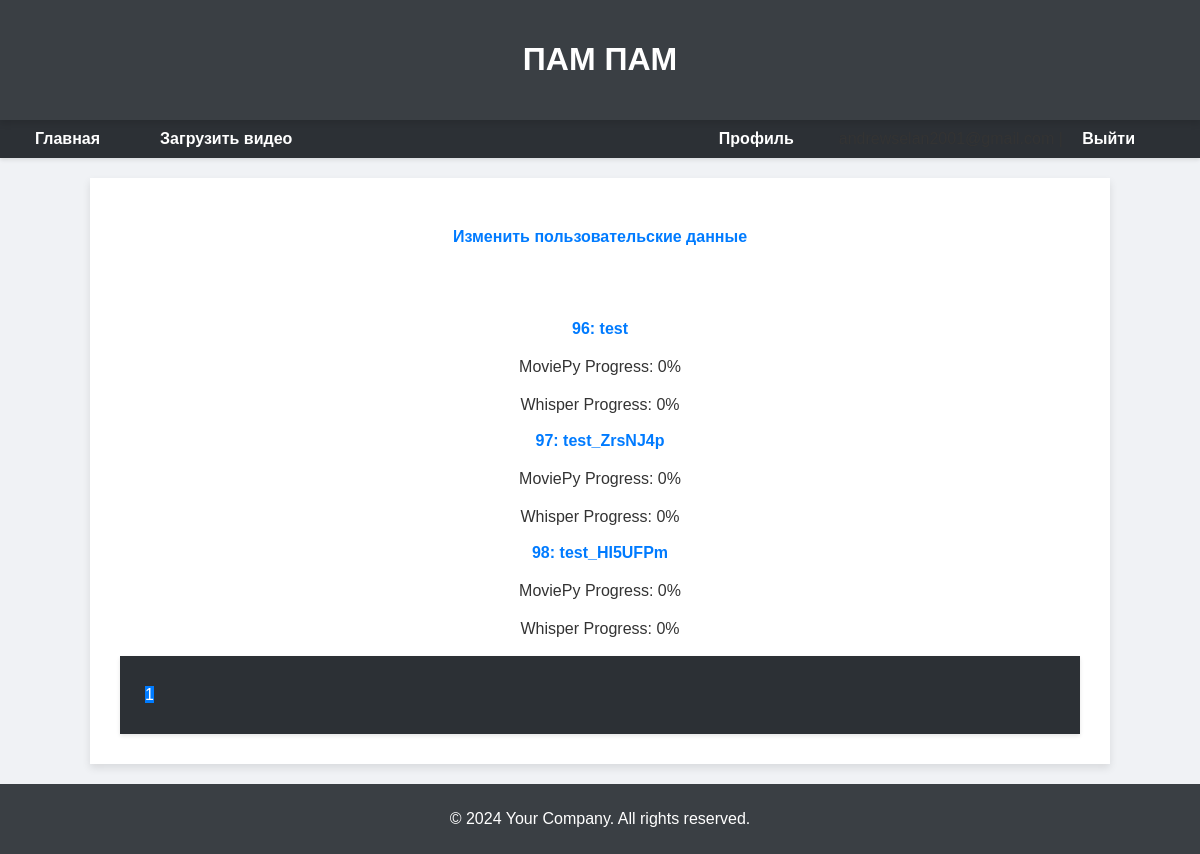
Page /personal_account/ (signed in) on the committed database.
### web_app_auto_subs/models.py (models this page shows)
class UserVideos(models.Model):
    user = models.ForeignKey(get_user_model(), on_delete=models.CASCADE,
                             verbose_name='Пользователь')
    video = models.FileField(upload_to='videos',
                             verbose_name='Видео',
                             validators=[FileExtensionValidator(
                                 allowed_extensions=['mp4'])])
    uploaded_at = models.DateTimeField(auto_now_add=True, verbose_name='Дата загрузки')
    videos_with_subs = models.FileField(
        upload_to='videos_with_subs/',
        null=True, verbose_name='Видео с субтитрами',
        blank=True
    )
    name_of_video = models.CharField(max_length=50,
                                     verbose_name='Название видео', null=True, blank=True)
    make_audio_record = models.BooleanField(null=True, default=False, verbose_name='Нужно ли сделать аудио перевод',)
    def get_absolute_url(self):
        return reverse('watch_video', kwargs={'pk': self.pk})
    class Meta:
        verbose_name = 'Пользовательское видео'
        verbose_name_plural = 'Пользовательские видео'

### web_app_auto_subs/views.py (the view)
# urls.py: path('personal_account/', PersonalAccount.as_view(), name='personal_account'),
class PersonalAccount(LoginRequiredMixin, ContextMixin, ListView):
    template_name: str = 'web_app_auto_subs/personal_account.html'
    context_object_name: str = 'videos'
    paginate_by: int = 5
    def get_queryset(self) -> QuerySet[UserVideos]:
        return UserVideos.objects.filter(user=self.request.user,)
    def get_context_data(self, **kwargs: Any) -> dict[str, Any]:
        context = super().get_context_data(**kwargs)
        context = self.get_mixin_context(context, cur_menu='Профиль')
        video_ids = list(context['videos'].values_list('pk', flat=True))
        context['video_ids'] = video_ids
        return context

### web_app_auto_subs/utils/business_logic/mixins/context_mixin.py (called while the page is built)
    def get_mixin_context(self, context, **kwargs):
        context['menu'] = menu
        context['title'] = 'ПАМ ПАМ'
        context.update(kwargs)
        return context

### templates/web_app_auto_subs/personal_account.html (shortened to what this page needs)
{% extends 'web_app_auto_subs/base.html' %}
{% block content %}
    <a href="{% url 'edit_profile' %}" class="edit-profile-link">Изменить пользовательские данные</a>
    <br><br><br>
    <div id="progressContainer">
        {% for video in videos %}
            <div class="video-item">
                <a href="{{ video.get_absolute_url }}">{{ video.pk }}: {{ video.name_of_video }}</a>
                <br>
                <div class="progressBar">
                    <div>MoviePy Progress: <span id="moviepyText{{ video.pk }}">0%</span></div>
                </div>
                <div class="progressBar">
                    <div>Whisper Progress: <span id="whisperText{{ video.pk }}">0%</span></div>
                </div>
                <br>
            </div>
        {% endfor %}
    </div>
    <nav>
        <ul class="pagination">
            {% for p in paginator.page_range %}
                {% if page_obj.number == p %}
                    <li><span class="current">{{ p }}</span></li>
                {% elif p >= page_obj.number|add:-2 and p <= page_obj.number|add:2 %}
                    <li><a href="?page={{ p }}">{{ p }}</a></li>
                {% endif %}
            {% endfor %}
        </ul>
    </nav>
{% endblock content %}

### web_app_auto_subs/static/web_app_auto_subs/css/styles.css (style rules this page uses)
body { font-family: 'Arial', sans-serif; background-color: #f0f2f5; margin: 0; padding: 0; color: #333; display: flex; flex-direction: column; min-height: 100vh; }
nav { background-color: #2c3035; padding: 10px 20px; display: flex; justify-content: space-between; align-items: center; box-shadow: 0 2px 4px rgba(0, 0, 0, 0.1); }
.content a { color: #007bff; text-decoration: none; font-weight: bold; transition: color 0.3s; }
.content nav ul { list-style-type: none; margin: 0; padding: 0; display: flex; justify-content: center; }
.content nav ul li { margin: 0 5px; }
.content .pagination { text-align: center; margin: 20px 0; }
.content .pagination span.current { background-color: #007bff; color: #fff; border-color: #007bff; }
.content .edit-profile-link { display: block; margin: 20px 0; color: #007bff; text-decoration: none; font-weight: bold; transition: color 0.3s; }

### rows in the picture
UserVideos: pk "96", name_of_video "test"
UserVideos: pk "97", name_of_video "test_ZrsNJ4p"
UserVideos: pk "98", name_of_video "test_HI5UFPm"

### other values in the picture
{{ title }} "ПАМ ПАМ"
{{ i.title }} "Главная" "Загрузить видео"
{{ p }} "1"
